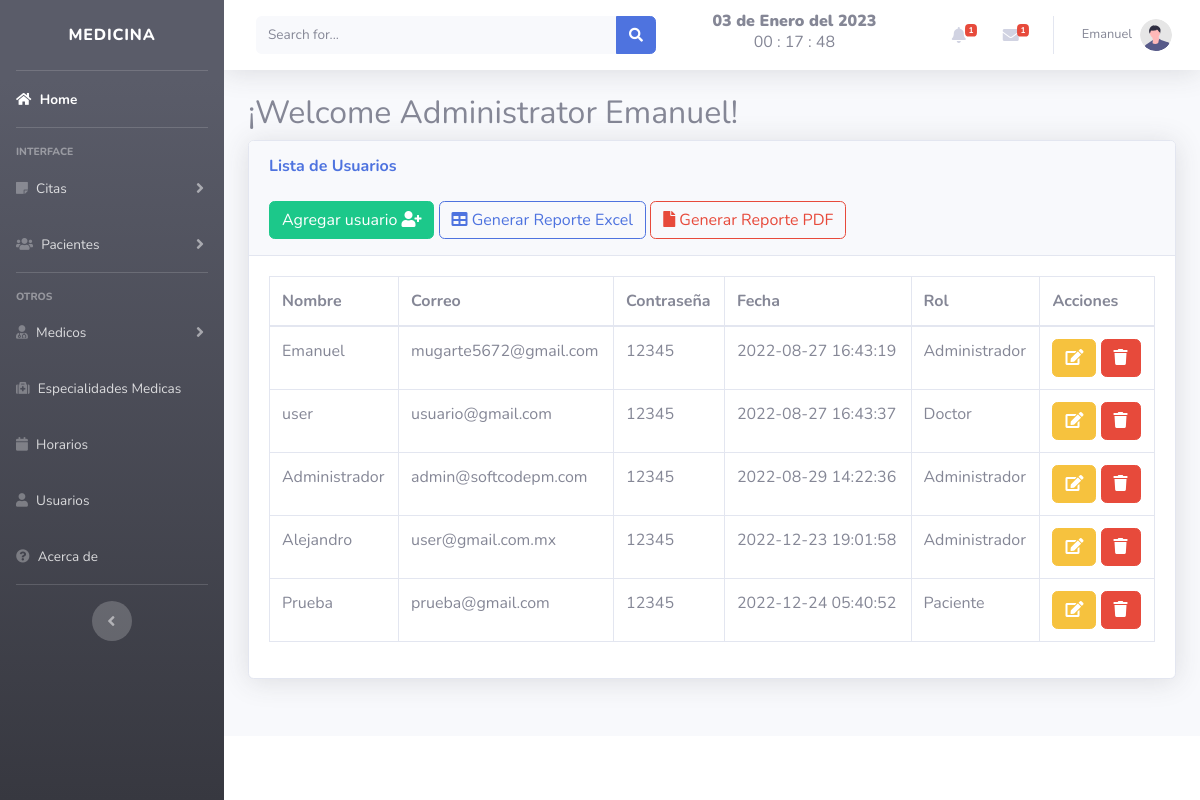
The page /views/usuarios.php (signed in) on the database as committed earlier.
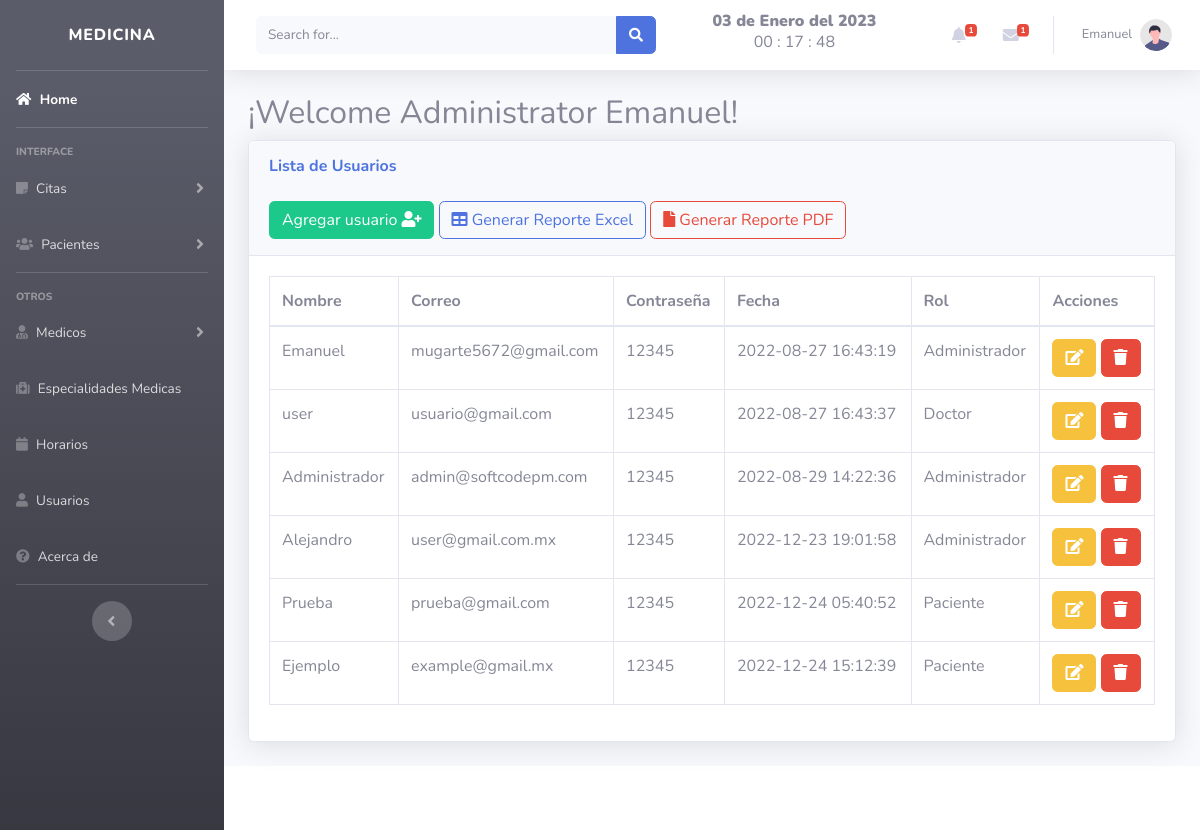
The same page on the database as committed later.
### tables this page shows
CREATE TABLE `user` (
  `id` int(11) NOT NULL,
  `nombre` varchar(50) NOT NULL,
  `correo` varchar(50) NOT NULL,
  `password` varchar(50) NOT NULL,
  `fecha` timestamp NOT NULL DEFAULT current_timestamp(),
  `rol` int(11) NOT NULL
);

CREATE TABLE `roles` (
  `id` int(11) NOT NULL,
  `rol` varchar(50) NOT NULL
);

### views/usuarios.php (the view, shortened to what this page needs)
<!DOCTYPE html>
<html lang="en">
<head>
</head>
<?php include "../includes/header.php";?>
<body id="page-top">
                <div class="container-fluid">
                <h2 class="subtitle">¡Welcome Administrator <?php echo $_SESSION['nombre']; ?>!</h2>
                    <div class="card shadow mb-4">
                        <div class="card-header py-3">
                            <h6 class="m-0 font-weight-bold text-primary">Lista de Usuarios</h6>
                            <br>
                            <button type="button" class="btn btn-success" data-toggle="modal" data-target="#user">
				            <span class="glyphicon glyphicon-plus"></span> Agregar usuario  <i class="fa fa-user-plus"></i> </a></button>
                            <a href="../includes/r_user.php" class="btn btn-outline-primary">
                                <i class="fa fa-table" aria-hidden="true"></i> Generar Reporte Excel</a>
                            <a href="../includes/reporte_us.php" class="btn btn-outline-danger">
                            <i class="fa fa-file" aria-hidden="true"></i>  Generar Reporte PDF</a>
                        </div>
                        <div class="card-body">
                            <div class="table-responsive">
                                <table class="table table-bordered" id="dataTable" width="100%" cellspacing="0">
                                    <thead>
                                        <tr>
                                            <th>Nombre</th>
                                            <th>Correo</th>
                                            <th>Contraseña</th>
                                            <th>Fecha</th>
                                            <th>Rol</th>
                                            <th>Acciones</th>
                                        </tr>
                                    </thead>
				<?php
include "../includes/db.php";
$result=mysqli_query($conexion,"SELECT  user.id, user.nombre, user.correo, user.password, user.fecha,
roles.rol FROM user
LEFT JOIN roles ON user.rol= roles.id ");
while ($fila = mysqli_fetch_assoc($result)):
?>
<tr>
<td><?php echo $fila['nombre']; ?></td>
<td><?php echo $fila['correo']; ?></td>
<td><?php echo $fila['password']; ?></td>
<td><?php echo $fila['fecha']; ?></td>
<td><?php echo $fila['rol']; ?></td>
<td>
<a class="btn btn-warning" href="../includes/editar_user.php?id=<?php echo $fila['id']?> ">
<i  class="fa fa-edit "></i> </a>
<a href="../includes/eliminar_user.php?id=<?php echo $fila['id']?> " class="btn btn-danger btn-del" >
<i  class="fa fa-trash "></i></a></button>
</td>
</tr>
<?php endwhile;?>
                                </table>
                            </div>
                        </div>
                    </div>
                </div>
            <?php include "../includes/footer.php";?>
            <?php include "../includes/_sesion/registros.php";?>
</body>
</html>

Rows that differ between the two databases and show on the page:
added user: nombre "Ejemplo", correo "example@gmail.mx", password "12345", fecha "2022-12-24 15:12:39", rol.rol "Paciente"
